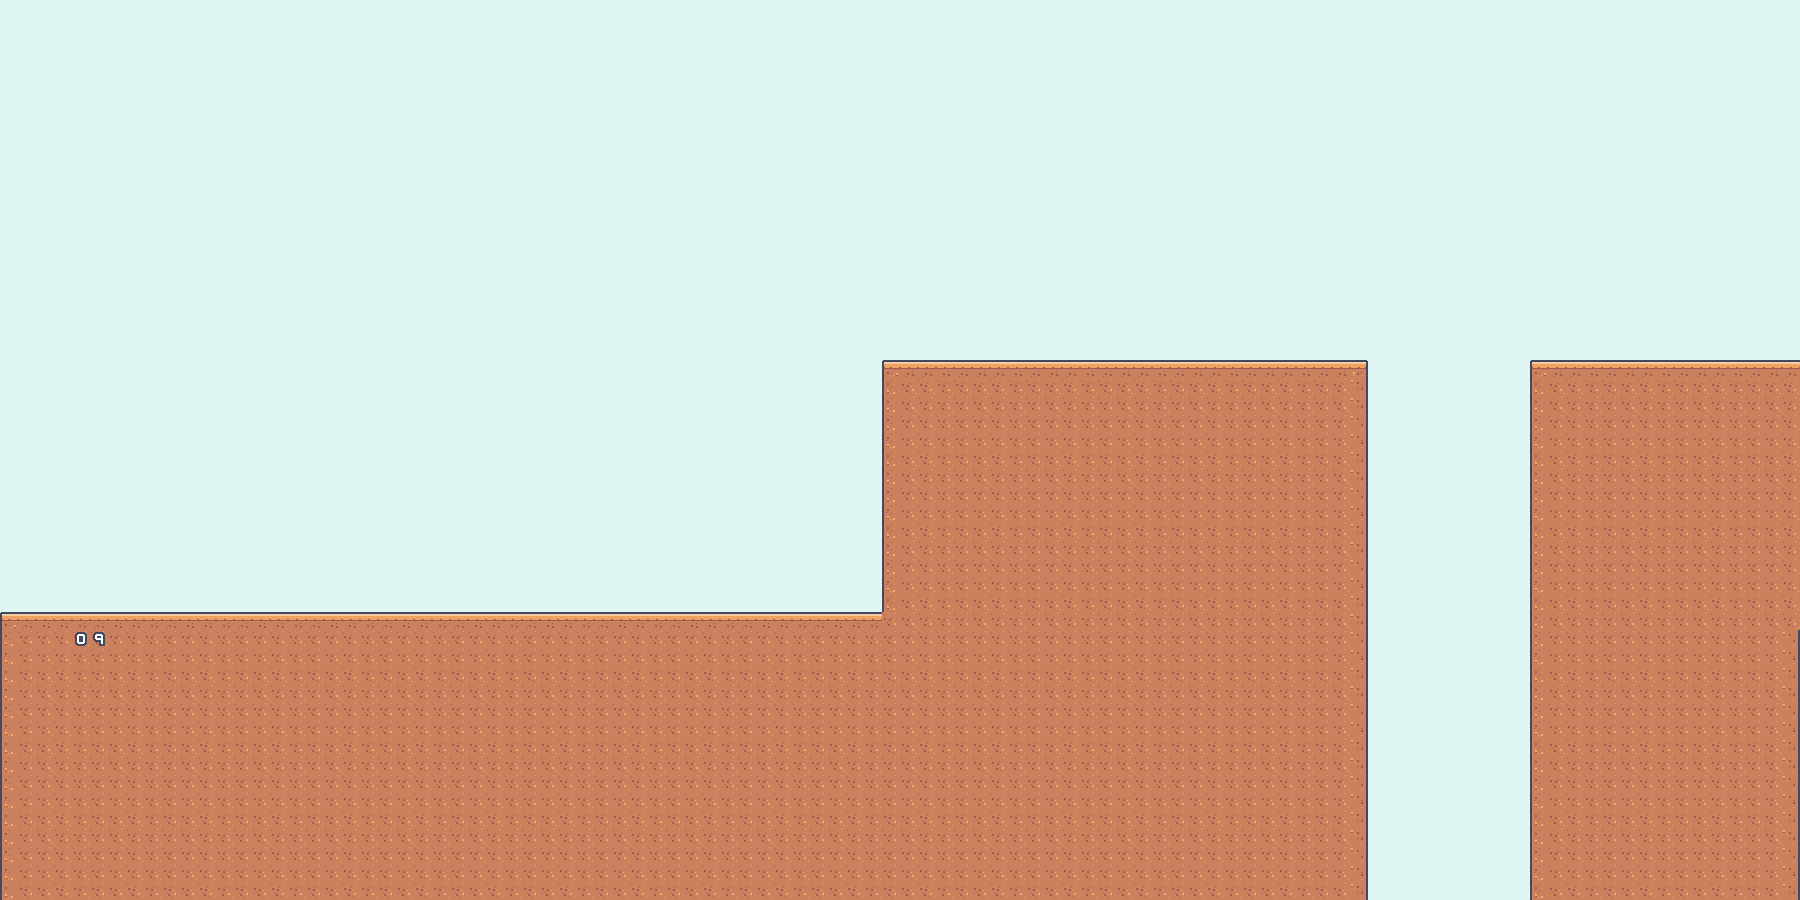

This game map was drawn from its Tiled (.tmx) file and the tilesets committed beside it. A one-line description and the trimmed map source follow:
An orthogonal 100x50 tile map with 18x18 px tiles, 3 tile layers (background, Ground, background2), 4 tilesets and 16 objects (12x StoneBrick, Player, Button, Gate, ExitDoor).

<map version="1.10" tiledversion="1.12.2" orientation="orthogonal" renderorder="right-down" width="100" height="50" tilewidth="18" tileheight="18" infinite="0" nextlayerid="9" nextobjectid="103">
 <tileset firstgid="1" source="tileset-tiles.tsx" />
 <tileset firstgid="181" source="background.tsx" />
 <tileset firstgid="221" source="t4-metal expansion.tsx" />
 <tileset firstgid="551" source="t2.tsx" />
 <layer id="8" name="background" width="100" height="50">
  <data>[5000 cells, 5000 non-empty, 1 distinct tile ids]</data>
 </layer>
 <layer id="7" name="Ground" width="100" height="50">
  <data>[5000 cells, 2044 non-empty, 6 distinct tile ids]</data>
 </layer>
 <layer id="5" name="background2" width="100" height="50">
  <data>[5000 cells, 2 non-empty, 2 distinct tile ids]</data>
 </layer>
 <objectgroup id="6" name="Spawnpoints">
  <object id="87" name="stone1" type="StoneBrick" x="178.667" y="566.333" width="180" height="18" />
  <object id="102" name="stone1" type="StoneBrick" x="178.667" y="588.333" width="201" height="18" />
  <object id="88" name="stone1" type="StoneBrick" x="178.667" y="544.333" width="162" height="18" />
  <object id="89" name="stone1" type="StoneBrick" x="178.667" y="523.333" width="144" height="18" />
  <object id="90" name="stone1" type="StoneBrick" x="178.667" y="502.333" width="126" height="18" />
  <object id="91" name="stone1" type="StoneBrick" x="178.667" y="481.333" width="108" height="18" />
  <object id="92" name="stone1" type="StoneBrick" x="178.667" y="460.333" width="90" height="18" />
  <object id="93" name="stone1" type="StoneBrick" x="178.667" y="439.333" width="72" height="18" />
  <object id="94" name="stone1" type="StoneBrick" x="178.667" y="418.333" width="54" height="18" />
  <object id="95" name="stone1" type="StoneBrick" x="178.667" y="397.333" width="36" height="18" />
  <object id="96" name="stone1" type="StoneBrick" x="178.667" y="376.333" width="18" height="18" />
  <object id="97" name="player" type="Player" x="68.5" y="590" width="20" height="20" />
  <object id="98" name="stone1" type="StoneBrick" x="1062.33" y="333.667" width="180" height="18" />
  <object id="99" name="1a" type="Button" x="773.333" y="605.667" width="20" height="8" />
  <object id="100" name="1a" type="Gate" x="882" y="306.25" width="54" height="53.75">
   <properties>
    <property name="initialOpen" type="bool" value="true" />
    <property name="tileGrid" value="88,89,90;110,111,112;132,133,134" />
    <property name="tilesetImage" value="tilemap_packed_terrain_expansion.png" />
   </properties>
  </object>
  <object id="101" name="door" type="ExitDoor" x="1746.5" y="322.5" width="26" height="40" />
 </objectgroup>
</map>
